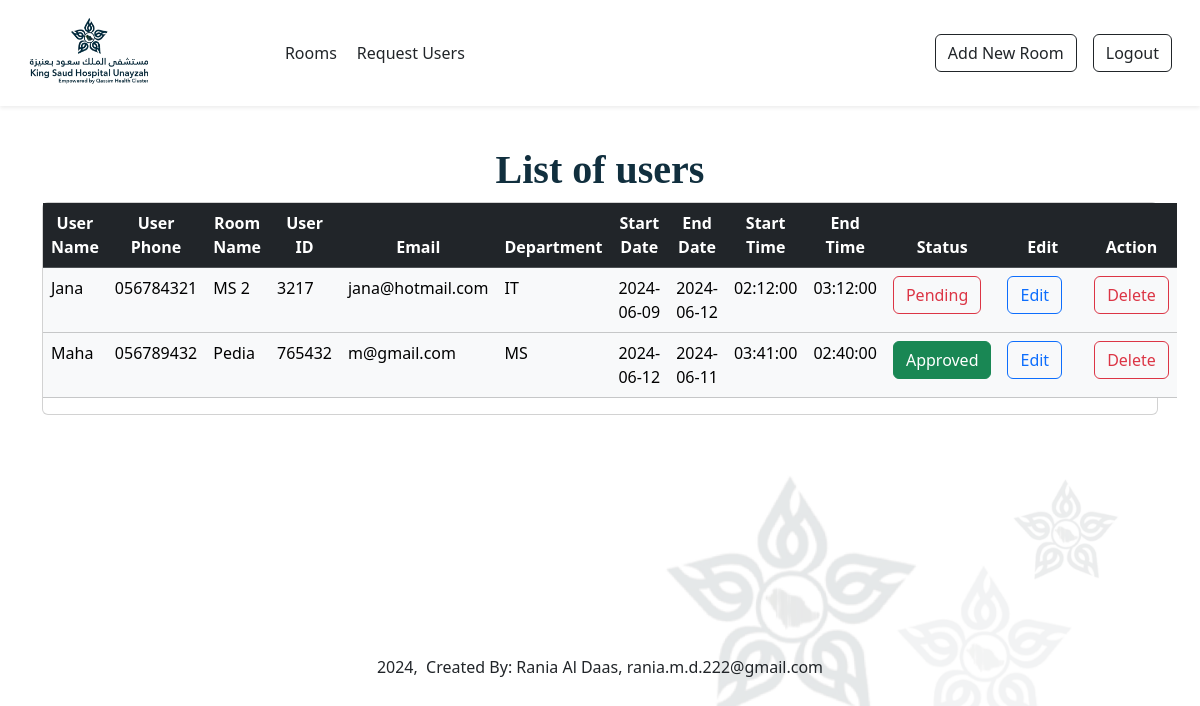
The app's page /pages/admin/users.php with its own data.
### tables this page shows
CREATE TABLE `users` (
  `id` int(11) NOT NULL,
  `name` varchar(255) NOT NULL,
  `department` varchar(50) NOT NULL,
  `email` varchar(100) NOT NULL,
  `room` varchar(255) NOT NULL,
  `userid` varchar(20) NOT NULL,
  `startdate` date NOT NULL,
  `enddate` date NOT NULL,
  `starttime` time NOT NULL,
  `endtime` time NOT NULL,
  `status` int(1) NOT NULL,
  `userphone` varchar(100) NOT NULL
);

### pages/admin/users.php (the view, shortened to what this page needs)
<?php
require "admin_header.php";
?>
<!DOCTYPE html>
<html lang="en">
<head>
    <link href="https://cdn.jsdelivr.net/npm/bootstrap@5.3.3/dist/css/bootstrap.min.css" rel="stylesheet">
</head>
    <body>
        <h2>List of users</h2>
        <div class="container">
            <div class="card">
            <table class="table table-hover  table-light ">
                <thead class="table-dark" style="font-weight: bold; font-size:16px;  text-align:center;">
                <tr>
                    <td>User Name</td>
                    <td>User Phone</td>
                    <td>Room Name</td>
                    <td>User ID</td>
                    <td>Email </td>
                    <td>Department </td>
                    <td>Start Date</td>
                    <td>End Date</td>
                    <td>Start Time</td>
                    <td>End Time</td>
                    <td>Status</td>
                    <td>Edit</td>
                    <td>Action</td>
                </tr>
                </thead>
                <?php
                $query="SELECT * FROM users;";
                $username="root";
                try {
                    $db= new mysqli("localhost", $username,"","training");
                    $result=$db->query($query);
                    while($user=$result->fetch_assoc()){
                        echo "
                        <tr>
                            <td> $user[name] </td>
                            <td >$user[userphone] </td>
                            <td> $user[email] </td>
                            <td> $user[userid] </td>
                            <td> $user[room] </td>
                            <td> $user[department]<br>
                            <td> $user[startdate] </td>
                            <td> $user[enddate] </td>
                            <td> $user[starttime] </td>
                            <td> $user[endtime] </td>
                            <td>"?><?php  if($user['status'] == 0){
                                echo '<a href="new_req.php?id='.$user['id'].'&status=1" class="btn btn-outline-danger"> Pending </a>'?>
                                <?php
                                }else{
                                    echo'<a href="new_req.php?id='.$user['id'].'&status=0"  class="btn btn-success"> Approved </a>'?>
                                    <?php
                            }
                                 echo "
                            </td>
                            <td>   <a class='btn btn-outline-primary shadow-none me-3'  href='edit_user.php?id=$user[id]' >
                                Edit
                                    </a>
                            </td>
                            <td><a class ='btn btn-outline-danger ' href='delete_user.php?id=$user[id]'>  Delete  </a></td>
                        </tr>
                            "?>
                            <?php
                    }
                } catch (Exception $e){
                    $error_message =  $e->getMessage();
                    echo "ErrorMessage: $error_message";
                }
                ?>
            </table>
            </div>
        </div>
    </body>
    <footer>
    <div class="footer" style="padding-top: 20%;text-align:center;">
        <p><script>document.write(new Date().getFullYear());</script>, &nbsp;Created By: Rania Al Daas, rania.m.d.222@gmail.com </p>
    </div>
</footer>
</html>

### pages/admin/admin_header.php (style rules this page uses)
body { background-image: url("../../images/indx.png"); background-repeat: no-repeat; background-size: cover; background-position: center; justify-content: center; align-items: center; margin: 0; }
h2 { text-align: center; color: #27ABD9; font-size: 40px; font-weight: 600; font-size: 40px; }

### pages/admin/users.php (style rules this page uses)
body { background-image: url("../../images/bglogg.png"); background-repeat: no-repeat; background-size: cover; background-position: center; justify-content: center; align-items: center; min-height: 100vh; margin: 0; }
h2 { text-align: center; font-family: Tajawal; color: #112F3E; font-size: 40px; font-weight: 600; margin-top: 40px; font-size: 40px; }

### records on screen
users: name "Jana", userphone "056784321", email "MS 2", userid "3217", room "jana@hotmail.com", department "IT", startdate "2024-06-09", enddate "2024-06-12", starttime "02:12:00", endtime "03:12:00"
users: name "Maha", userphone "056789432", email "Pedia", userid "765432", room "m@gmail.com", department "MS", startdate "2024-06-12", enddate "2024-06-11", starttime "03:41:00", endtime "02:40:00"
